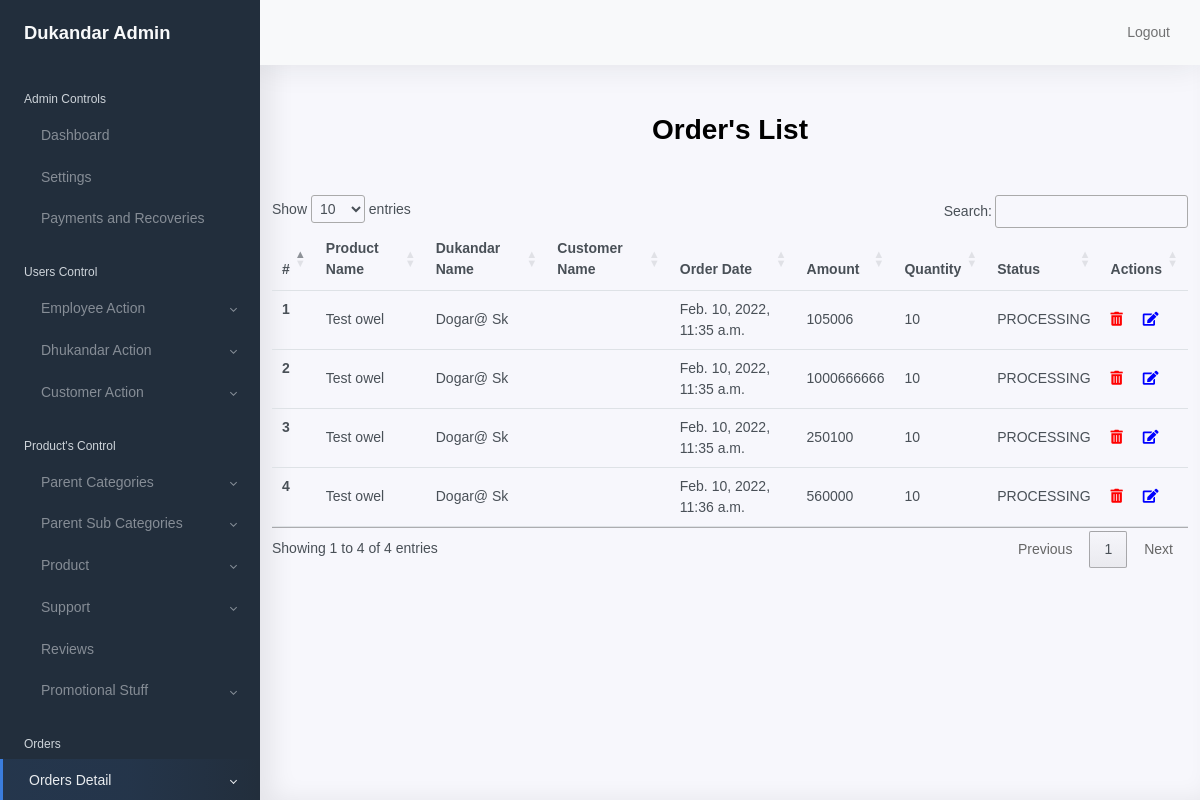
The app's page /Order/lists (signed in), older data.
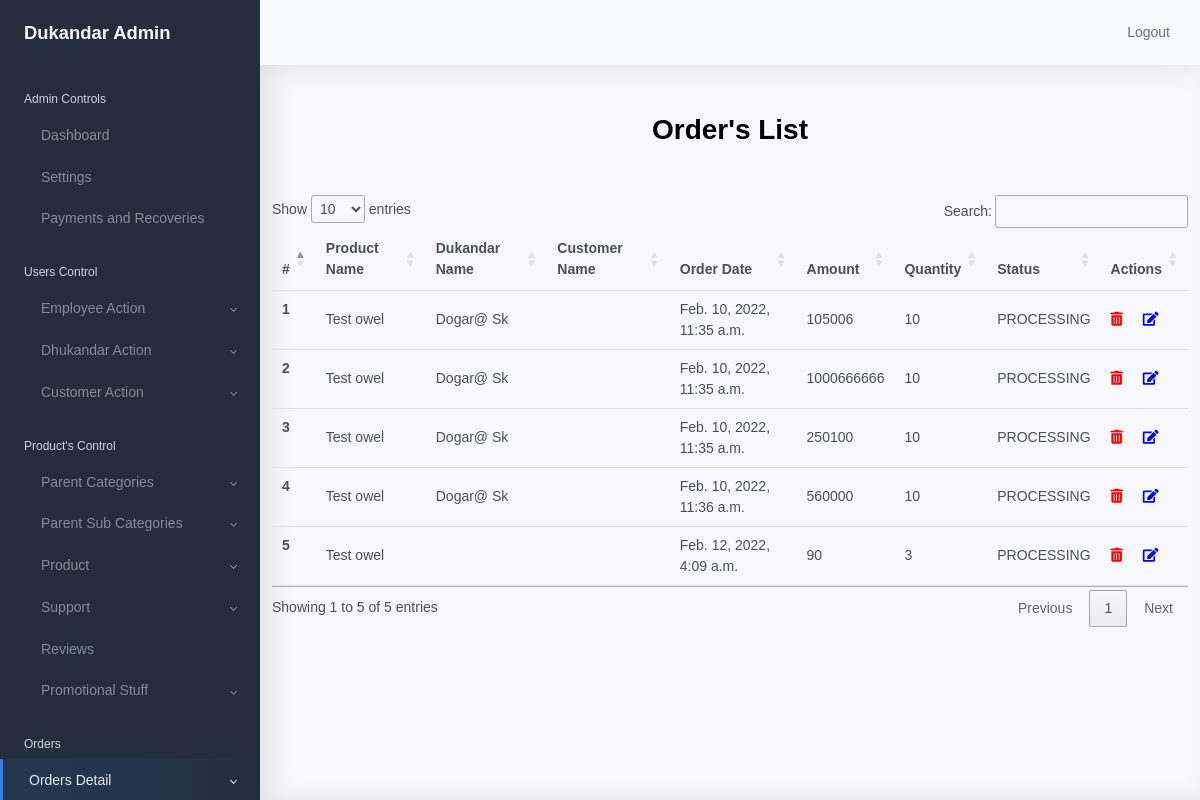
The same page, newer data.
### shopkeeper/models/models.py (models this page shows, shortened)
class Order(models.Model):
    product = models.ForeignKey(Product,
                               on_delete=models.CASCADE,
                               null=True)
    shopkeeper = models.ForeignKey(Shopkeeper,
                               on_delete=models.CASCADE,
                               null=True,
                               blank=True
                               )
    customer = models.ForeignKey(Customer,
                                   on_delete=models.CASCADE,
                                    blank=True,
                                   null=True)
    order_date = models.DateTimeField(auto_now=True)
    amount = models.BigIntegerField()
    order_upto = models.DecimalField(default=0, max_digits=7, decimal_places=2)
    quantity = models.IntegerField(default=0)
    status=models.CharField(choices=ORDER_CHOICES,
                                    max_length=12,
                                    default='PROCESSING')

class Product(models.Model):
    parent = models.ForeignKey(ParentCategory,
                               on_delete=models.CASCADE, related_name='ParentCategory',
                               null=True)
    sub_cat = models.ForeignKey(SubCategory,
                                on_delete=models.CASCADE,
                                null=True)
    name = models.CharField(max_length=255, null=False)
    image = models.ImageField(upload_to='product/category/sub')
    description = models.TextField()
    quantity = models.IntegerField(default=0)
    price = models.FloatField(default=0.0)
    discount = models.FloatField(default=0.0)
    is_active = models.BooleanField(default=True)

class Shopkeeper(models.Model):
    user = models.OneToOneField(User, on_delete=models.CASCADE, null=False)
    emp_id = models.ForeignKey(Employee, on_delete=models.CASCADE, null=True )
    shop_name = models.CharField(max_length=255, null=False)
    phone_no = models.CharField(max_length=20, null=False)
    description = models.TextField(null=False)
    latitude = models.CharField(max_length=50, null=False)
    longitude = models.CharField(max_length=50, null=False)
    is_active = models.BooleanField(default=True)
    created_at = models.DateTimeField(auto_now_add=True)
    updated_at = models.DateTimeField(auto_now=True)
    class Meta:
        ordering = ['user']

class User(AbstractUser):
    address = models.CharField(max_length=250, null=True)
    user_type = models.CharField(max_length=16,
                                 choices=USER_CHOICES,
                                 default="CUSTOMER")
    block = models.BooleanField(default=False)
    is_active = models.BooleanField(default=True)
    created_at = models.DateTimeField(auto_now_add=True)
    updated_at = models.DateTimeField(auto_now=True)

### shopkeeper/views.py (the view)
# urls.py: path('Order/lists', ordersList, name='orders_list'),
@login_required(login_url='shopkeeper:admin_login')
def ordersList(request):
    orders_list =Order.objects.all()
    context={
        'orders_list':orders_list
    }
    return render(request, 'shopkeeper/order/list.html',context)

### shopkeeper/templates/shopkeeper/order/list.html (shortened to what this page needs)
{% extends 'shopkeeper/base/base.html' %}
{% load static %}
{% block content %}
<div class="container">
        <h1 class="text-center mt-5 mb-5 font-weight-bold">Order's List</h1>
        <div class="row">
          <div class="col-12">
              <table class="table" id="order_table">
                <thead class="thead-dark">
                <tr>
                    <th scope="col">#</th>
                    <th scope="col">Product Name</th>
                    <th scope="col">Dukandar Name</th>
                    <th scope="col">Customer Name</th>
                    <th scope="col">Order Date</th>
                    <th scope="col">Amount</th>
                    <th scope="col">Quantity</th>
                     <th scope="col">Status</th>
                     <th scope="col">Actions</th>
                </tr>
                </thead>
                <tbody>
                {% for order in orders_list %}
                    <tr>
                        <th scope="row">{{ forloop.counter }}</th>
                        <td>{{ order.product.name }}</td>
                        <td>{{ order.shopkeeper.user.first_name }} {{ order.shopkeeper.user.last_name }}</td>
                        <td>{{ order.cutomer.user.first_name }}{{ order.cutomer.user.first_name }}</td>
                        <td>{{ order.order_date }}</td>
                        <td>{{ order.amount }}</td>
                        <td>{{ order.quantity }}</td>
                        <td>{{ order.status }}</td>
                     <td>
                        <a href="{% url 'shopkeeper:order_details'  order.id %}" class="mr-3" data-toggle="tooltip" title="Hooray!"> <i class="fas fa-trash-alt"  style="color:red;"></i></a>
                        <a href="{% url 'shopkeeper:order_details'  order.id %}">  <i class="fas fa-edit" style="color:blue;"></i></a>
                    </td>
                    </tr>
                {% endfor %}
                </tbody>
            </table>
          </div>
        </div>
      </div>
{% endblock %}

Row changes from the older to the newer data that the page shows:
added Order: product.name "Test owel", order_date "Feb. 12, 2022, 4:09 a.m.", amount "90", quantity "3", status "PROCESSING"
Text that changed along with them:
text written by a page script: "Show entries Search: Showing 1 to 4 of 4 entries Previous 1 Next" → "Show entries Search: Showing 1 to 5 of 5 entries Previous 1 Next"
